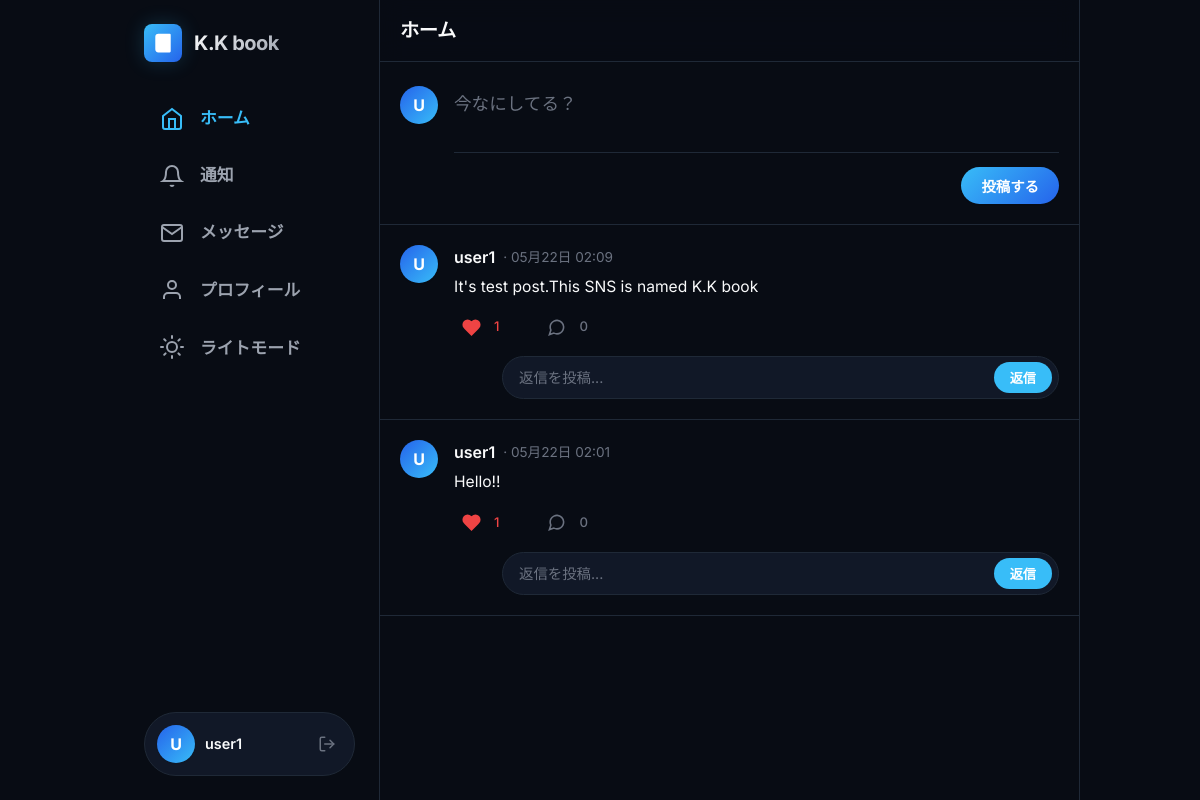
Page / (signed in) on the earlier database version.
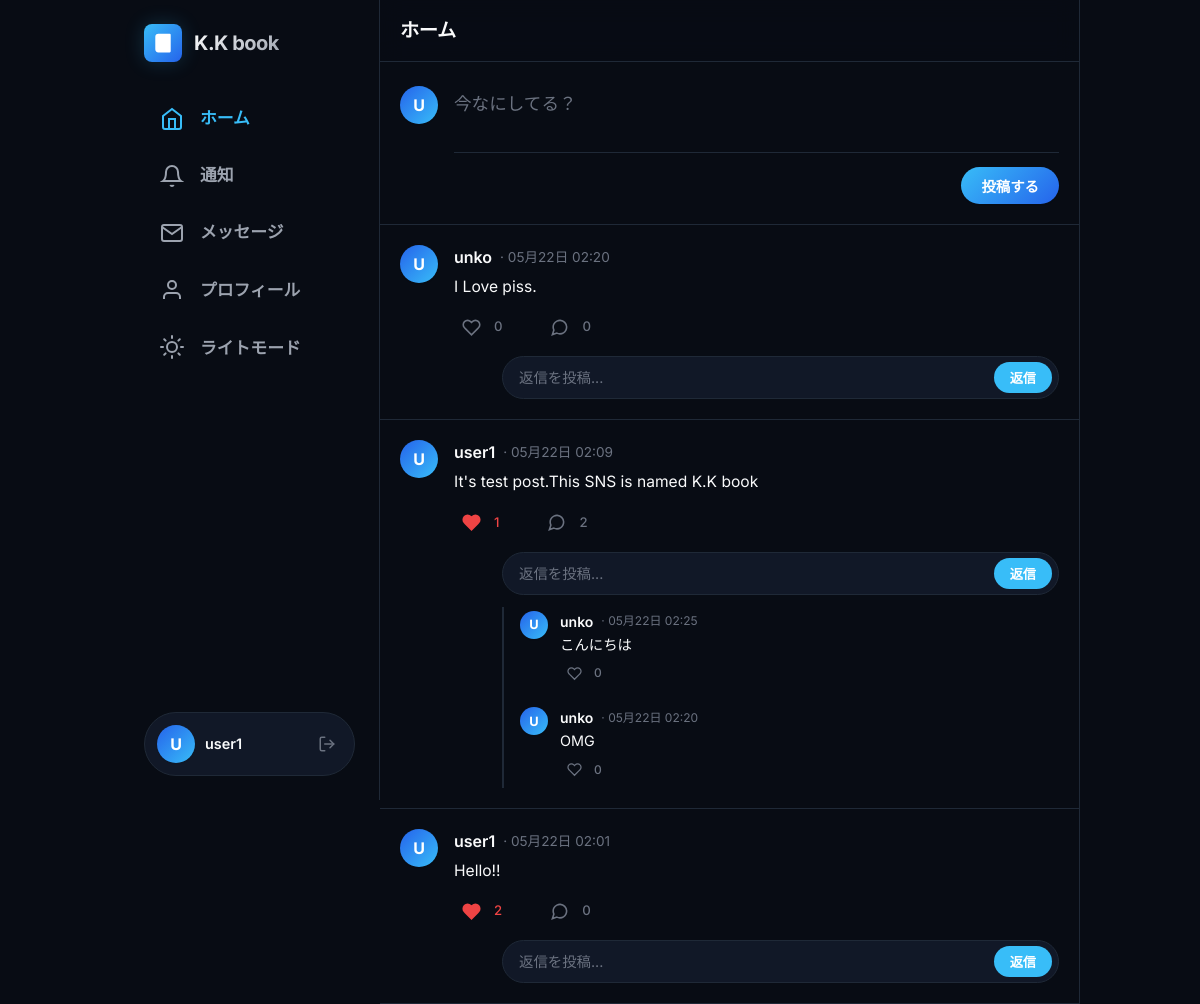
Same page on the later database version.
### models.py (models this page shows)
class User(UserMixin, db.Model):
    id = db.Column(db.Integer, primary_key=True)
    username = db.Column(db.String(150), unique=True, nullable=False)
    password_hash = db.Column(db.String(150), nullable=False)
    posts = db.relationship('Post', backref='author', lazy=True)
    reactions = db.relationship('Reaction', backref='user', lazy=True)

class Post(db.Model):
    id = db.Column(db.Integer, primary_key=True)
    user_id = db.Column(db.Integer, db.ForeignKey('user.id'), nullable=False)
    content = db.Column(db.Text, nullable=False)
    created_at = db.Column(db.DateTime, default=datetime.utcnow)
    parent_id = db.Column(db.Integer, db.ForeignKey('post.id'), nullable=True) # リプライ用の自己参照
    replies = db.relationship('Post', backref=db.backref('parent', remote_side=[id]), lazy='dynamic')
    reactions = db.relationship('Reaction', backref='post', lazy='dynamic', cascade="all, delete-orphan")
    @property
    def ordered_replies(self):
        return self.replies.order_by(Post.created_at.desc()).all()

### app.py (the view)
@app.route('/')
@login_required
def index():
    posts = Post.query.filter_by(parent_id=None).order_by(Post.created_at.desc()).all()
    return render_template('index.html', posts=posts)

### app.py (called while the page is built)
@login_manager.user_loader
def load_user(user_id):
    return User.query.get(int(user_id))

### templates/index.html (shortened to what this page needs)
<!DOCTYPE html>
<html lang="ja">
<head>
    <link rel="stylesheet" href="{{ url_for('static', filename='style.css') }}">
</head>
<body>
    <div class="app-container">
        <div class="sidebar-left">
            <div>
                <div class="brand-section">
                    <div class="brand-logo">
                        <svg viewBox="0 0 24 24" fill="none" stroke="white" stroke-width="2.5" stroke-linecap="round" stroke-linejoin="round">
                            <path d="M4 19.5v-15A2.5 2.5 0 0 1 6.5 2H20v20H6.5a2.5 2.5 0 0 1-2.5-2.5Z" />
                            <path d="M6 6h10" />
                            <path d="M6 10h10" />
                        </svg>
                    </div>
                    <span class="brand-name">K.K book</span>
                </div>
                <div class="nav-menu">
                    <a href="/" class="nav-item active">
                        <svg viewBox="0 0 24 24"><path d="M3 9l9-7 9 7v11a2 2 0 0 1-2 2H5a2 2 0 0 1-2-2z"></path><polyline points="9 22 9 12 15 12 15 22"></polyline></svg>
                        <span>ホーム</span>
                    </a>
                    <a href="#" class="nav-item">
                        <svg viewBox="0 0 24 24"><path d="M18 8A6 6 0 0 0 6 8c0 7-3 9-3 9h18s-3-2-3-9"></path><path d="M13.73 21a2 2 0 0 1-3.46 0"></path></svg>
                        <span>通知</span>
                    </a>
                    <a href="#" class="nav-item">
                        <svg viewBox="0 0 24 24"><path d="M4 4h16c1.1 0 2 .9 2 2v12c0 1.1-.9 2-2 2H4c-1.1 0-2-.9-2-2V6c0-1.1.9-2 2-2z"></path><polyline points="22,6 12,13 2,6"></polyline></svg>
                        <span>メッセージ</span>
                    </a>
                    <a href="#" class="nav-item">
                        <svg viewBox="0 0 24 24"><path d="M20 21v-2a4 4 0 0 0-4-4H8a4 4 0 0 0-4 4v2"></path><circle cx="12" cy="7" r="4"></circle></svg>
                        <span>プロフィール</span>
                    </a>
                    <button id="theme-toggle-btn" class="nav-item sidebar-theme-btn">
                        <span id="theme-toggle-text">テーマ切替</span>
                    </button>
                </div>
            </div>
            <div class="user-profile-card">
                <div class="user-info">
                    <div class="avatar-placeholder">
                        {{ current_user.username[0] }}
                    </div>
                    <span class="username-label" title="{{ current_user.username }}">{{ current_user.username }}</span>
                </div>
                <a href="{{ url_for('logout') }}" class="btn-logout" title="ログアウト">
                    <svg viewBox="0 0 24 24" width="18" height="18" fill="none" stroke="currentColor" stroke-width="2" stroke-linecap="round" stroke-linejoin="round">
                        <path d="M9 21H5a2 2 0 0 1-2-2V5a2 2 0 0 1 2-2h4"></path>
                        <polyline points="16 17 21 12 16 7"></polyline>
                        <line x1="21" y1="12" x2="9" y2="12"></line>
                    </svg>
                </a>
            </div>
        </div>
        <div class="timeline">
            <div class="timeline-header">
                <h2 class="timeline-title">ホーム</h2>
            </div>
            <div class="composer-card">
                <div class="composer-avatar">
                    <div class="avatar-placeholder">
                        {{ current_user.username[0] }}
                    </div>
                </div>
                <form class="composer-form" method="POST" action="{{ url_for('create_post') }}">
                    <textarea class="composer-textarea" name="content" placeholder="今なにしてる？" required></textarea>
                    <div class="composer-actions">
                        <button type="submit" class="btn-post">投稿する</button>
                    </div>
                </form>
            </div>
            <div class="feed">
                {% for post in posts %}
                <div class="post-card">
                    <div class="post-avatar-wrapper">
                        <div class="avatar-placeholder">
                            {{ post.author.username[0] }}
                        </div>
                    </div>
                    <div class="post-main">
                        <div class="post-header">
                            <span class="post-username">{{ post.author.username }}</span>
                            <span class="post-meta">· {{ post.created_at.strftime('%m月%d日 %H:%M') }}</span>
                        </div>
                        <div class="post-body">{{ post.content }}</div>
                        <div class="post-footer">
                            {% set liked = post.reactions.filter_by(user_id=current_user.id, reaction_type='like').first() %}
                            <div class="action-wrapper action-like {{ 'liked' if liked else '' }}">
                                <form method="POST" action="{{ url_for('react_post', post_id=post.id) }}">
                                    <button type="submit" class="action-trigger" title="いいね">
                                        <svg viewBox="0 0 24 24" fill="none" stroke="currentColor">
                                            <path d="M20.84 4.61a5.5 5.5 0 0 0-7.78 0L12 5.67l-1.06-1.06a5.5 5.5 0 0 0-7.78 7.78l1.06 1.06L12 21.23l7.78-7.78 1.06-1.06a5.5 5.5 0 0 0 0-7.78z"></path>
                                        </svg>
                                    </button>
                                </form>
                                <span class="action-count">{{ post.reactions.filter_by(reaction_type='like').count() }}</span>
                            </div>
                            <div class="action-wrapper action-reply-trigger">
                                <button type="button" class="action-trigger" title="返信する" onclick="document.getElementById('reply-form-{{ post.id }}').focus();">
                                    <svg viewBox="0 0 24 24" fill="none" stroke="currentColor">
                                        <path d="M21 11.5a8.38 8.38 0 0 1-.9 3.8 8.5 8.5 0 0 1-7.6 4.7 8.38 8.38 0 0 1-3.8-.9L3 21l1.9-5.7a8.38 8.38 0 0 1-.9-3.8 8.5 8.5 0 0 1 4.7-7.6 8.38 8.38 0 0 1 3.8-.9h.5a8.48 8.48 0 0 1 8 8v.5z"></path>
                                    </svg>
                                </button>
                                <span class="action-count">{{ post.replies.count() }}</span>
                            </div>
                        </div>
                        <div class="reply-composer-wrapper">
                            <form class="reply-form-inline" method="POST" action="{{ url_for('reply_post', post_id=post.id) }}">
                                <input class="reply-input-inline" id="reply-form-{{ post.id }}" type="text" name="content" placeholder="返信を投稿..." required autocomplete="off">
                                <button type="submit" class="btn-reply-submit">返信</button>
                            </form>
                        </div>
                        {% if post.replies.count() > 0 %}
                        <div class="replies-section">
                            {% for reply in post.ordered_replies %}
                            <div style="display: flex; gap: 12px; padding: 4px 0;">
                                <div class="avatar-placeholder" style="width: 28px; height: 28px; font-size: 0.8rem;">
                                    {{ reply.author.username[0] }}
                                </div>
                                <div style="flex-grow: 1;">
                                    <div class="post-header" style="margin-bottom: 2px;">
                                        <span class="post-username" style="font-size: 0.875rem;">{{ reply.author.username }}</span>
                                        <span class="post-meta" style="font-size: 0.75rem;">· {{ reply.created_at.strftime('%m月%d日 %H:%M') }}</span>
                                    </div>
                                    <div class="post-body" style="font-size: 0.9rem; margin-bottom: 4px;">{{ reply.content }}</div>
                                    {% set reply_liked = reply.reactions.filter_by(user_id=current_user.id, reaction_type='like').first() %}
                                    <div class="post-footer" style="margin-top: 4px; gap: 20px;">
                                        <div class="action-wrapper action-like {{ 'liked' if reply_liked else '' }}">
                                            <form method="POST" action="{{ url_for('react_post', post_id=reply.id) }}">
                                                <button type="submit" class="action-trigger" style="width: 28px; height: 28px;" title="いいね">
                                                    <svg viewBox="0 0 24 24" fill="none" stroke="currentColor" style="width: 15px; height: 15px;">
                                                        <path d="M20.84 4.61a5.5 5.5 0 0 0-7.78 0L12 5.67l-1.06-1.06a5.5 5.5 0 0 0-7.78 7.78l1.06 1.06L12 21.23l7.78-7.78 1.06-1.06a5.5 5.5 0 0 0 0-7.78z"></path>
                                                    </svg>
                                                </button>
                                            </form>
                                            <span class="action-count" style="font-size: 0.75rem;">{{ reply.reactions.filter_by(reaction_type='like').count() }}</span>
                                        </div>
                                    </div>
                                </div>
                            </div>
                            {% endfor %}
                        </div>
                        {% endif %}
                    </div>
                </div>
                {% endfor %}
            </div>
    </div>
</body>
</html>

Differences in the rows shown:
added Post: author "U", author.username "unko", created_at "05月22日 02:20", content "I Love piss.", reactions.filter_by "0", replies.count "0", shown under "ホーム"
computed for Post "It's test post.This SNS is named K.K book": replies.count "0" → "2"
added Post: author "U", author.username "unko", created_at "05月22日 02:25", content "こんにちは", reactions.filter_by "0"
added Post: author "U", author.username "unko", created_at "05月22日 02:20", content "OMG", reactions.filter_by "0"
computed for Post "Hello!!": reactions.filter_by "1" → "2"
